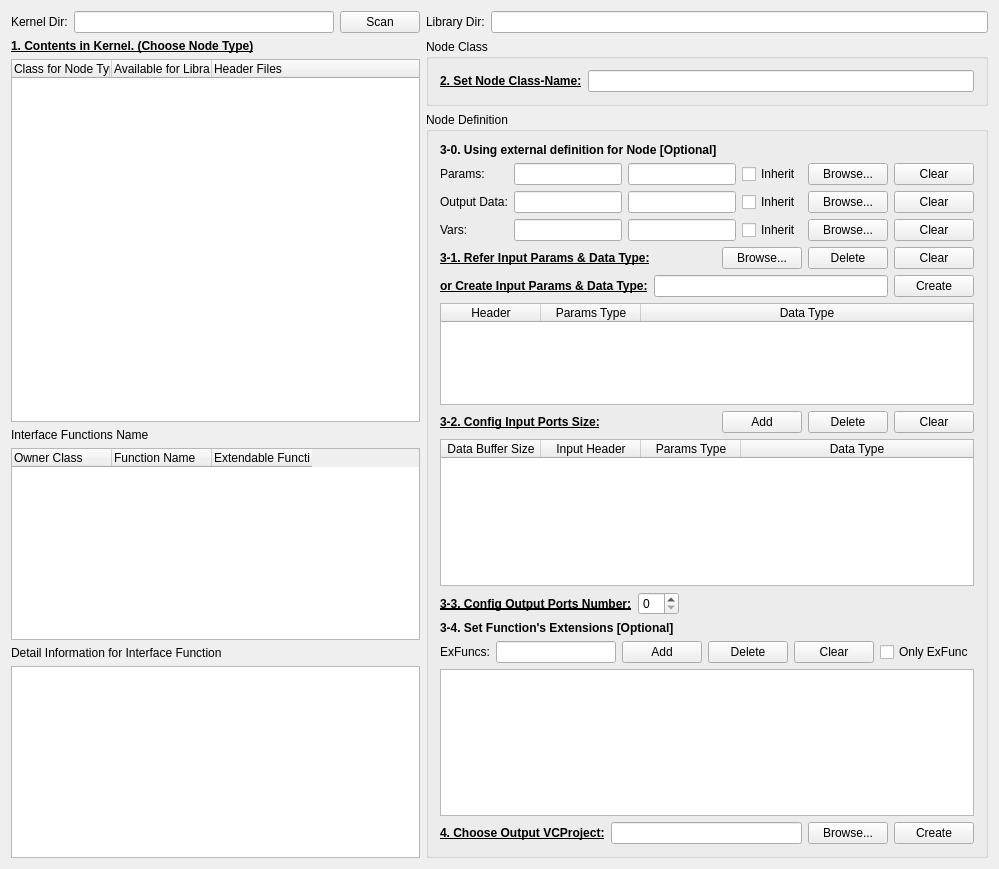
<?xml version="1.0" encoding="UTF-8"?>
<ui version="4.0">
 <class>ScanInterfaceFunction</class>
 <widget class="QWidget" name="ScanInterfaceFunction">
  <property name="geometry">
   <rect>
    <x>0</x>
    <y>0</y>
    <width>999</width>
    <height>869</height>
   </rect>
  </property>
  <property name="windowTitle">
   <string>ConfigModule</string>
  </property>
  <layout class="QHBoxLayout" name="horizontalLayout_3">
   <item>
    <layout class="QVBoxLayout" name="verticalLayout_6">
     <item>
      <layout class="QHBoxLayout" name="horizontalLayout">
       <item>
        <widget class="QLabel" name="label">
         <property name="text">
          <string>Kernel Dir:</string>
         </property>
        </widget>
       </item>
       <item>
        <widget class="QLineEdit" name="KernelDir">
         <property name="sizePolicy">
          <sizepolicy hsizetype="Expanding" vsizetype="Fixed">
           <horstretch>1</horstretch>
           <verstretch>0</verstretch>
          </sizepolicy>
         </property>
         <property name="readOnly">
          <bool>true</bool>
         </property>
        </widget>
       </item>
       <item>
        <widget class="QPushButton" name="Scan">
         <property name="text">
          <string>Scan</string>
         </property>
        </widget>
       </item>
      </layout>
     </item>
     <item>
      <layout class="QVBoxLayout" name="verticalLayout">
       <item>
        <widget class="QLabel" name="label_2">
         <property name="font">
          <font>
           <weight>75</weight>
           <bold>true</bold>
           <underline>true</underline>
          </font>
         </property>
         <property name="text">
          <string>1. Contents in Kernel. (Choose Node Type)</string>
         </property>
        </widget>
       </item>
       <item>
        <widget class="QTreeWidget" name="ClassesFiles">
         <property name="allColumnsShowFocus">
          <bool>true</bool>
         </property>
         <attribute name="headerCascadingSectionResizes">
          <bool>true</bool>
         </attribute>
         <attribute name="headerStretchLastSection">
          <bool>true</bool>
         </attribute>
         <column>
          <property name="text">
           <string>Class for Node Type</string>
          </property>
         </column>
         <column>
          <property name="text">
           <string>Available for Library</string>
          </property>
         </column>
         <column>
          <property name="text">
           <string>Header Files</string>
          </property>
         </column>
        </widget>
       </item>
      </layout>
     </item>
     <item>
      <layout class="QVBoxLayout" name="verticalLayout_2">
       <item>
        <widget class="QLabel" name="label_3">
         <property name="text">
          <string>Interface Functions Name</string>
         </property>
        </widget>
       </item>
       <item>
        <widget class="QTreeWidget" name="InterfaceFunctions">
         <property name="allColumnsShowFocus">
          <bool>true</bool>
         </property>
         <attribute name="headerCascadingSectionResizes">
          <bool>true</bool>
         </attribute>
         <attribute name="headerStretchLastSection">
          <bool>false</bool>
         </attribute>
         <column>
          <property name="text">
           <string>Owner Class</string>
          </property>
         </column>
         <column>
          <property name="text">
           <string>Function Name</string>
          </property>
         </column>
         <column>
          <property name="text">
           <string>Extendable Function</string>
          </property>
         </column>
        </widget>
       </item>
       <item>
        <layout class="QVBoxLayout" name="verticalLayout_3">
         <item>
          <widget class="QLabel" name="label_4">
           <property name="text">
            <string>Detail Information for Interface Function</string>
           </property>
          </widget>
         </item>
         <item>
          <widget class="QPlainTextEdit" name="DetailInformation">
           <property name="readOnly">
            <bool>true</bool>
           </property>
          </widget>
         </item>
        </layout>
       </item>
      </layout>
     </item>
    </layout>
   </item>
   <item>
    <layout class="QVBoxLayout" name="verticalLayout_10">
     <item>
      <layout class="QHBoxLayout" name="horizontalLayout_2">
       <item>
        <widget class="QLabel" name="label_5">
         <property name="text">
          <string>Library Dir:</string>
         </property>
        </widget>
       </item>
       <item>
        <widget class="QLineEdit" name="LibraryDir">
         <property name="readOnly">
          <bool>true</bool>
         </property>
        </widget>
       </item>
      </layout>
     </item>
     <item>
      <widget class="QGroupBox" name="groupBox">
       <property name="title">
        <string>Node Class</string>
       </property>
       <layout class="QVBoxLayout" name="verticalLayout_5">
        <item>
         <layout class="QHBoxLayout" name="horizontalLayout_9">
          <item>
           <widget class="QLabel" name="label_7">
            <property name="font">
             <font>
              <weight>75</weight>
              <italic>false</italic>
              <bold>true</bold>
              <underline>true</underline>
              <strikeout>false</strikeout>
             </font>
            </property>
            <property name="text">
             <string>2. Set Node Class-Name:</string>
            </property>
           </widget>
          </item>
          <item>
           <widget class="QLineEdit" name="ClassName">
            <property name="toolTip">
             <string>Node class-name could be hierarchically organized via underline &quot;_&quot;</string>
            </property>
           </widget>
          </item>
         </layout>
        </item>
       </layout>
      </widget>
     </item>
     <item>
      <widget class="QGroupBox" name="groupBox_2">
       <property name="title">
        <string>Node Definition</string>
       </property>
       <layout class="QVBoxLayout" name="verticalLayout_8">
        <item>
         <widget class="QLabel" name="label_8">
          <property name="font">
           <font>
            <weight>75</weight>
            <bold>true</bold>
            <underline>false</underline>
           </font>
          </property>
          <property name="text">
           <string>3-0. Using external definition for Node [Optional]</string>
          </property>
         </widget>
        </item>
        <item>
         <layout class="QGridLayout" name="gridLayout">
          <item row="1" column="5">
           <widget class="QPushButton" name="ClearParamsHeader">
            <property name="text">
             <string>Clear</string>
            </property>
           </widget>
          </item>
          <item row="2" column="4">
           <widget class="QPushButton" name="BrowseOutputDataHeader">
            <property name="text">
             <string>Browse...</string>
            </property>
           </widget>
          </item>
          <item row="2" column="0">
           <widget class="QLabel" name="label_12">
            <property name="font">
             <font>
              <italic>false</italic>
             </font>
            </property>
            <property name="text">
             <string>Output Data:</string>
            </property>
           </widget>
          </item>
          <item row="1" column="0">
           <widget class="QLabel" name="label_9">
            <property name="font">
             <font>
              <italic>false</italic>
             </font>
            </property>
            <property name="text">
             <string>Params:</string>
            </property>
           </widget>
          </item>
          <item row="1" column="1">
           <widget class="QLineEdit" name="ParamsHeader">
            <property name="sizePolicy">
             <sizepolicy hsizetype="Expanding" vsizetype="Fixed">
              <horstretch>0</horstretch>
              <verstretch>0</verstretch>
             </sizepolicy>
            </property>
            <property name="readOnly">
             <bool>true</bool>
            </property>
           </widget>
          </item>
          <item row="1" column="3">
           <widget class="QCheckBox" name="InheritParams">
            <property name="text">
             <string>Inherit</string>
            </property>
           </widget>
          </item>
          <item row="1" column="4">
           <widget class="QPushButton" name="BrowseParamsHeader">
            <property name="text">
             <string>Browse...</string>
            </property>
           </widget>
          </item>
          <item row="1" column="2">
           <widget class="QLineEdit" name="ParamsType">
            <property name="sizePolicy">
             <sizepolicy hsizetype="Expanding" vsizetype="Fixed">
              <horstretch>0</horstretch>
              <verstretch>0</verstretch>
             </sizepolicy>
            </property>
            <property name="readOnly">
             <bool>true</bool>
            </property>
           </widget>
          </item>
          <item row="2" column="1">
           <widget class="QLineEdit" name="OutputDataHeader">
            <property name="sizePolicy">
             <sizepolicy hsizetype="Expanding" vsizetype="Fixed">
              <horstretch>0</horstretch>
              <verstretch>0</verstretch>
             </sizepolicy>
            </property>
            <property name="readOnly">
             <bool>true</bool>
            </property>
           </widget>
          </item>
          <item row="2" column="3">
           <widget class="QCheckBox" name="InheritOutputData">
            <property name="text">
             <string>Inherit</string>
            </property>
           </widget>
          </item>
          <item row="2" column="2">
           <widget class="QLineEdit" name="OutputDataType">
            <property name="sizePolicy">
             <sizepolicy hsizetype="Expanding" vsizetype="Fixed">
              <horstretch>0</horstretch>
              <verstretch>0</verstretch>
             </sizepolicy>
            </property>
            <property name="readOnly">
             <bool>true</bool>
            </property>
           </widget>
          </item>
          <item row="2" column="5">
           <widget class="QPushButton" name="ClearOutputDataHeader">
            <property name="text">
             <string>Clear</string>
            </property>
           </widget>
          </item>
          <item row="3" column="0">
           <widget class="QLabel" name="label_10">
            <property name="font">
             <font>
              <italic>false</italic>
             </font>
            </property>
            <property name="text">
             <string>Vars:</string>
            </property>
           </widget>
          </item>
          <item row="3" column="1">
           <widget class="QLineEdit" name="VarsHeader">
            <property name="sizePolicy">
             <sizepolicy hsizetype="Expanding" vsizetype="Fixed">
              <horstretch>0</horstretch>
              <verstretch>0</verstretch>
             </sizepolicy>
            </property>
            <property name="readOnly">
             <bool>true</bool>
            </property>
           </widget>
          </item>
          <item row="3" column="2">
           <widget class="QLineEdit" name="VarsType">
            <property name="readOnly">
             <bool>true</bool>
            </property>
           </widget>
          </item>
          <item row="3" column="3">
           <widget class="QCheckBox" name="InheritVars">
            <property name="text">
             <string>Inherit</string>
            </property>
           </widget>
          </item>
          <item row="3" column="4">
           <widget class="QPushButton" name="BrowseVarsHeader">
            <property name="text">
             <string>Browse...</string>
            </property>
           </widget>
          </item>
          <item row="3" column="5">
           <widget class="QPushButton" name="ClearVarsHeader">
            <property name="text">
             <string>Clear</string>
            </property>
           </widget>
          </item>
         </layout>
        </item>
        <item>
         <layout class="QVBoxLayout" name="verticalLayout_4">
          <item>
           <layout class="QHBoxLayout" name="horizontalLayout_12">
            <item>
             <widget class="QLabel" name="label_11">
              <property name="font">
               <font>
                <weight>75</weight>
                <bold>true</bold>
                <underline>true</underline>
               </font>
              </property>
              <property name="text">
               <string>3-1. Refer Input Params &amp; Data Type:</string>
              </property>
             </widget>
            </item>
            <item>
             <spacer name="horizontalSpacer_3">
              <property name="orientation">
               <enum>Qt::Horizontal</enum>
              </property>
              <property name="sizeHint" stdset="0">
               <size>
                <width>40</width>
                <height>20</height>
               </size>
              </property>
             </spacer>
            </item>
            <item>
             <widget class="QPushButton" name="BrowseInputDataHeader">
              <property name="text">
               <string>Browse...</string>
              </property>
             </widget>
            </item>
            <item>
             <widget class="QPushButton" name="DeleteInputDataHeader">
              <property name="text">
               <string>Delete</string>
              </property>
             </widget>
            </item>
            <item>
             <widget class="QPushButton" name="ClearInputDataHeader">
              <property name="text">
               <string>Clear</string>
              </property>
             </widget>
            </item>
           </layout>
          </item>
          <item>
           <layout class="QHBoxLayout" name="horizontalLayout_11">
            <item>
             <widget class="QLabel" name="label_6">
              <property name="font">
               <font>
                <weight>75</weight>
                <bold>true</bold>
                <underline>true</underline>
               </font>
              </property>
              <property name="text">
               <string>or Create Input Params &amp; Data Type:</string>
              </property>
             </widget>
            </item>
            <item>
             <widget class="QLineEdit" name="InputParamsData"/>
            </item>
            <item>
             <widget class="QPushButton" name="AddInputDataHeader">
              <property name="text">
               <string>Create</string>
              </property>
             </widget>
            </item>
           </layout>
          </item>
          <item>
           <widget class="QTableWidget" name="InputDataheadersList">
            <property name="editTriggers">
             <set>QAbstractItemView::NoEditTriggers</set>
            </property>
            <property name="sortingEnabled">
             <bool>false</bool>
            </property>
            <attribute name="horizontalHeaderCascadingSectionResizes">
             <bool>true</bool>
            </attribute>
            <attribute name="horizontalHeaderShowSortIndicator" stdset="0">
             <bool>false</bool>
            </attribute>
            <attribute name="horizontalHeaderStretchLastSection">
             <bool>true</bool>
            </attribute>
            <attribute name="verticalHeaderVisible">
             <bool>false</bool>
            </attribute>
            <column>
             <property name="text">
              <string>Header</string>
             </property>
            </column>
            <column>
             <property name="text">
              <string>Params Type</string>
             </property>
            </column>
            <column>
             <property name="text">
              <string>Data Type</string>
             </property>
            </column>
           </widget>
          </item>
         </layout>
        </item>
        <item>
         <layout class="QVBoxLayout" name="verticalLayout_7">
          <item>
           <layout class="QHBoxLayout" name="horizontalLayout_8">
            <item>
             <widget class="QLabel" name="label_15">
              <property name="font">
               <font>
                <weight>75</weight>
                <bold>true</bold>
                <underline>true</underline>
               </font>
              </property>
              <property name="text">
               <string>3-2. Config Input Ports Size:</string>
              </property>
             </widget>
            </item>
            <item>
             <spacer name="horizontalSpacer_2">
              <property name="orientation">
               <enum>Qt::Horizontal</enum>
              </property>
              <property name="sizeHint" stdset="0">
               <size>
                <width>40</width>
                <height>20</height>
               </size>
              </property>
             </spacer>
            </item>
            <item>
             <widget class="QPushButton" name="AddInputPort">
              <property name="text">
               <string>Add</string>
              </property>
             </widget>
            </item>
            <item>
             <widget class="QPushButton" name="DeleteInputPort">
              <property name="text">
               <string>Delete</string>
              </property>
             </widget>
            </item>
            <item>
             <widget class="QPushButton" name="ClearInputPort">
              <property name="text">
               <string>Clear</string>
              </property>
             </widget>
            </item>
           </layout>
          </item>
          <item>
           <widget class="QTableWidget" name="InputPortsSize">
            <property name="editTriggers">
             <set>QAbstractItemView::NoEditTriggers</set>
            </property>
            <property name="sortingEnabled">
             <bool>false</bool>
            </property>
            <attribute name="horizontalHeaderCascadingSectionResizes">
             <bool>true</bool>
            </attribute>
            <attribute name="horizontalHeaderShowSortIndicator" stdset="0">
             <bool>false</bool>
            </attribute>
            <attribute name="horizontalHeaderStretchLastSection">
             <bool>true</bool>
            </attribute>
            <attribute name="verticalHeaderVisible">
             <bool>false</bool>
            </attribute>
            <attribute name="verticalHeaderCascadingSectionResizes">
             <bool>false</bool>
            </attribute>
            <attribute name="verticalHeaderShowSortIndicator" stdset="0">
             <bool>false</bool>
            </attribute>
            <attribute name="verticalHeaderStretchLastSection">
             <bool>false</bool>
            </attribute>
            <column>
             <property name="text">
              <string>Data Buffer Size</string>
             </property>
            </column>
            <column>
             <property name="text">
              <string>Input Header</string>
             </property>
            </column>
            <column>
             <property name="text">
              <string>Params Type</string>
             </property>
            </column>
            <column>
             <property name="text">
              <string>Data Type</string>
             </property>
            </column>
           </widget>
          </item>
          <item>
           <layout class="QHBoxLayout" name="horizontalLayout_6">
            <item>
             <widget class="QLabel" name="label_14">
              <property name="font">
               <font>
                <weight>75</weight>
                <bold>true</bold>
                <underline>true</underline>
               </font>
              </property>
              <property name="text">
               <string>3-3. Config Output Ports Number:</string>
              </property>
             </widget>
            </item>
            <item>
             <widget class="QSpinBox" name="OutputPortsNumber"/>
            </item>
            <item>
             <spacer name="horizontalSpacer">
              <property name="orientation">
               <enum>Qt::Horizontal</enum>
              </property>
              <property name="sizeHint" stdset="0">
               <size>
                <width>40</width>
                <height>20</height>
               </size>
              </property>
             </spacer>
            </item>
           </layout>
          </item>
          <item>
           <widget class="QLabel" name="label_13">
            <property name="font">
             <font>
              <weight>75</weight>
              <bold>true</bold>
              <underline>false</underline>
             </font>
            </property>
            <property name="text">
             <string>3-4. Set Function's Extensions [Optional]</string>
            </property>
           </widget>
          </item>
          <item>
           <layout class="QHBoxLayout" name="horizontalLayout_10">
            <item>
             <widget class="QLabel" name="label_16">
              <property name="font">
               <font>
                <italic>false</italic>
               </font>
              </property>
              <property name="text">
               <string>ExFuncs:</string>
              </property>
             </widget>
            </item>
            <item>
             <widget class="QLineEdit" name="ExFunc"/>
            </item>
            <item>
             <widget class="QPushButton" name="AddExFunc">
              <property name="text">
               <string>Add</string>
              </property>
             </widget>
            </item>
            <item>
             <widget class="QPushButton" name="DeleteExFunc">
              <property name="text">
               <string>Delete</string>
              </property>
             </widget>
            </item>
            <item>
             <widget class="QPushButton" name="ClearExFuncs">
              <property name="text">
               <string>Clear</string>
              </property>
             </widget>
            </item>
            <item>
             <widget class="QCheckBox" name="OnlyExFunc">
              <property name="text">
               <string>Only ExFunc</string>
              </property>
             </widget>
            </item>
           </layout>
          </item>
          <item>
           <widget class="QListWidget" name="ExFuncs">
            <property name="editTriggers">
             <set>QAbstractItemView::NoEditTriggers</set>
            </property>
           </widget>
          </item>
         </layout>
        </item>
        <item>
         <layout class="QHBoxLayout" name="horizontalLayout_5">
          <item>
           <widget class="QLabel" name="OutputLabel">
            <property name="font">
             <font>
              <weight>75</weight>
              <bold>true</bold>
              <underline>true</underline>
             </font>
            </property>
            <property name="text">
             <string>4. Choose Output VCProject:</string>
            </property>
           </widget>
          </item>
          <item>
           <widget class="QLineEdit" name="OutputDir">
            <property name="sizePolicy">
             <sizepolicy hsizetype="Expanding" vsizetype="Fixed">
              <horstretch>1</horstretch>
              <verstretch>0</verstretch>
             </sizepolicy>
            </property>
            <property name="readOnly">
             <bool>true</bool>
            </property>
           </widget>
          </item>
          <item>
           <widget class="QPushButton" name="BrowseOutputDir">
            <property name="text">
             <string>Browse...</string>
            </property>
           </widget>
          </item>
          <item>
           <widget class="QPushButton" name="Create">
            <property name="text">
             <string>Create</string>
            </property>
           </widget>
          </item>
         </layout>
        </item>
       </layout>
      </widget>
     </item>
    </layout>
   </item>
  </layout>
 </widget>
 <layoutdefault spacing="6" margin="11"/>
 <resources/>
 <connections/>
</ui>
